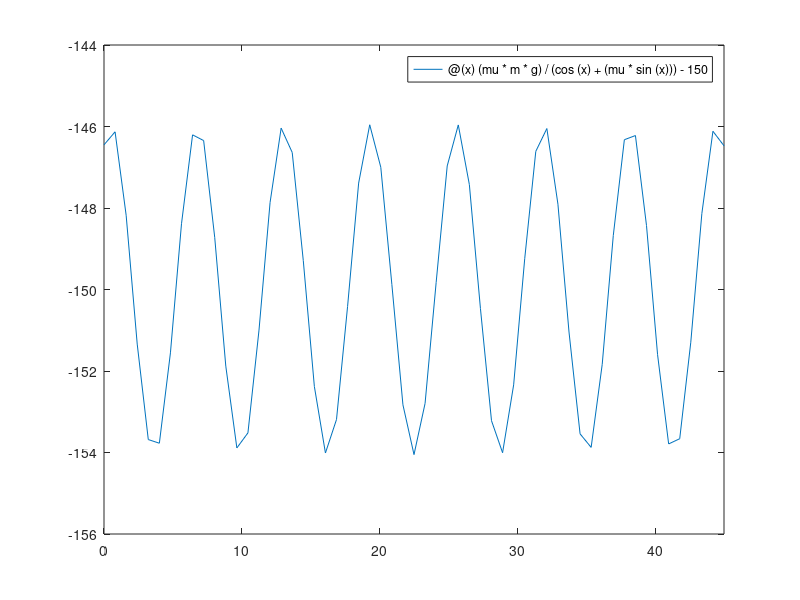

This figure's MATLAB source:
% Define problem constants
g = 9.81;
mu = 0.55;
F = 150;
m = 25;

% Define the function to be solved for. Is the angle specified in radians or degrees?
f = @(x) (mu * m * g) / (cos(x) + (mu * sin(x))) - 150;

% THINK, what makes range sense for angle?
xL = 0;
xU = 45;

% Plot your function. Does plotting give you an idea about where the root is?
fplot(f, [0 45])


% Finaly solve for the root using the bisection script given to you, which can be called as:
%[root, fx, ea, iter] = bisect(func, lower_bound, upper_bound);

% These variables will be checked for your final answer:
%angle =  % the angle in degree that solves this problem
%fx =     % the function value at your solved angle
%ea =     % the bisection error estimate
%iter =   % the number of bisection iterations